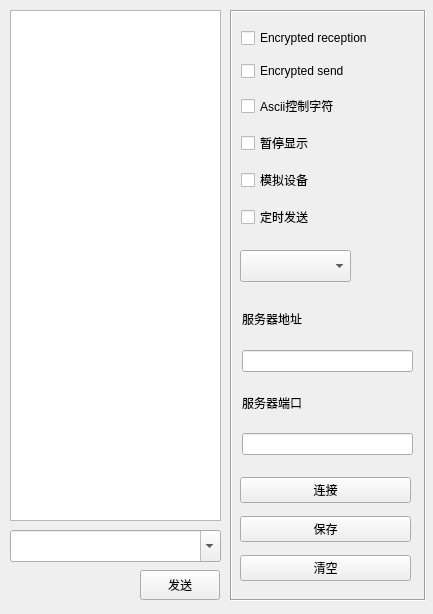
<?xml version="1.0" encoding="UTF-8"?>
<ui version="4.0">
 <class>frmTcpClient</class>
 <widget class="QWidget" name="frmTcpClient">
  <property name="geometry">
   <rect>
    <x>0</x>
    <y>0</y>
    <width>433</width>
    <height>614</height>
   </rect>
  </property>
  <property name="windowTitle">
   <string>Form</string>
  </property>
  <widget class="QTextEdit" name="txtMain">
   <property name="geometry">
    <rect>
     <x>10</x>
     <y>10</y>
     <width>211</width>
     <height>511</height>
    </rect>
   </property>
   <property name="readOnly">
    <bool>true</bool>
   </property>
  </widget>
  <widget class="QFrame" name="frame">
   <property name="geometry">
    <rect>
     <x>230</x>
     <y>10</y>
     <width>196</width>
     <height>591</height>
    </rect>
   </property>
   <property name="minimumSize">
    <size>
     <width>170</width>
     <height>400</height>
    </size>
   </property>
   <property name="maximumSize">
    <size>
     <width>200</width>
     <height>16777215</height>
    </size>
   </property>
   <property name="frameShape">
    <enum>QFrame::Box</enum>
   </property>
   <property name="frameShadow">
    <enum>QFrame::Sunken</enum>
   </property>
   <widget class="QComboBox" name="cboxInterval">
    <property name="geometry">
     <rect>
      <x>10</x>
      <y>240</y>
      <width>111</width>
      <height>32</height>
     </rect>
    </property>
   </widget>
   <widget class="QWidget" name="layoutWidget">
    <property name="geometry">
     <rect>
      <x>11</x>
      <y>11</y>
      <width>174</width>
      <height>221</height>
     </rect>
    </property>
    <layout class="QVBoxLayout" name="verticalLayout">
     <item>
      <widget class="QCheckBox" name="ckHexReceive">
       <property name="text">
        <string>Encrypted reception</string>
       </property>
      </widget>
     </item>
     <item>
      <widget class="QCheckBox" name="ckHexSend">
       <property name="text">
        <string>Encrypted send</string>
       </property>
      </widget>
     </item>
     <item>
      <widget class="QCheckBox" name="ckAscii">
       <property name="text">
        <string>Ascii控制字符</string>
       </property>
      </widget>
     </item>
     <item>
      <widget class="QCheckBox" name="ckShow">
       <property name="text">
        <string>暂停显示</string>
       </property>
      </widget>
     </item>
     <item>
      <widget class="QCheckBox" name="ckDebug">
       <property name="text">
        <string>模拟设备</string>
       </property>
      </widget>
     </item>
     <item>
      <widget class="QCheckBox" name="ckAutoSend">
       <property name="text">
        <string>定时发送</string>
       </property>
      </widget>
     </item>
    </layout>
   </widget>
   <widget class="QWidget" name="layoutWidget">
    <property name="geometry">
     <rect>
      <x>12</x>
      <y>284</y>
      <width>171</width>
      <height>161</height>
     </rect>
    </property>
    <layout class="QGridLayout" name="gridLayout">
     <item row="0" column="0">
      <widget class="QLabel" name="labServerIP">
       <property name="text">
        <string>服务器地址</string>
       </property>
      </widget>
     </item>
     <item row="1" column="0">
      <widget class="QLineEdit" name="txtServerIP"/>
     </item>
     <item row="2" column="0">
      <widget class="QLabel" name="labServerPort">
       <property name="text">
        <string>服务器端口</string>
       </property>
      </widget>
     </item>
     <item row="3" column="0">
      <widget class="QLineEdit" name="txtServerPort"/>
     </item>
    </layout>
   </widget>
   <widget class="QWidget" name="layoutWidget">
    <property name="geometry">
     <rect>
      <x>10</x>
      <y>460</y>
      <width>171</width>
      <height>121</height>
     </rect>
    </property>
    <layout class="QVBoxLayout" name="verticalLayout_2">
     <item>
      <widget class="QPushButton" name="btnConnect">
       <property name="text">
        <string>连接</string>
       </property>
      </widget>
     </item>
     <item>
      <widget class="QPushButton" name="btnSave">
       <property name="text">
        <string>保存</string>
       </property>
      </widget>
     </item>
     <item>
      <widget class="QPushButton" name="btnClear">
       <property name="text">
        <string>清空</string>
       </property>
      </widget>
     </item>
    </layout>
   </widget>
  </widget>
  <widget class="QWidget" name="widget" native="true">
   <property name="geometry">
    <rect>
     <x>10</x>
     <y>530</y>
     <width>211</width>
     <height>32</height>
    </rect>
   </property>
   <layout class="QHBoxLayout" name="layTcpClient">
    <property name="leftMargin">
     <number>0</number>
    </property>
    <property name="topMargin">
     <number>0</number>
    </property>
    <property name="rightMargin">
     <number>0</number>
    </property>
    <property name="bottomMargin">
     <number>0</number>
    </property>
   </layout>
  </widget>
  <widget class="QPushButton" name="btnSend">
   <property name="geometry">
    <rect>
     <x>140</x>
     <y>570</y>
     <width>80</width>
     <height>30</height>
    </rect>
   </property>
   <property name="minimumSize">
    <size>
     <width>80</width>
     <height>0</height>
    </size>
   </property>
   <property name="maximumSize">
    <size>
     <width>80</width>
     <height>16777215</height>
    </size>
   </property>
   <property name="text">
    <string>发送</string>
   </property>
  </widget>
  <widget class="QComboBox" name="cboxData">
   <property name="geometry">
    <rect>
     <x>10</x>
     <y>530</y>
     <width>211</width>
     <height>32</height>
    </rect>
   </property>
   <property name="sizePolicy">
    <sizepolicy hsizetype="Ignored" vsizetype="Fixed">
     <horstretch>0</horstretch>
     <verstretch>0</verstretch>
    </sizepolicy>
   </property>
   <property name="editable">
    <bool>true</bool>
   </property>
  </widget>
 </widget>
 <resources/>
 <connections/>
</ui>
